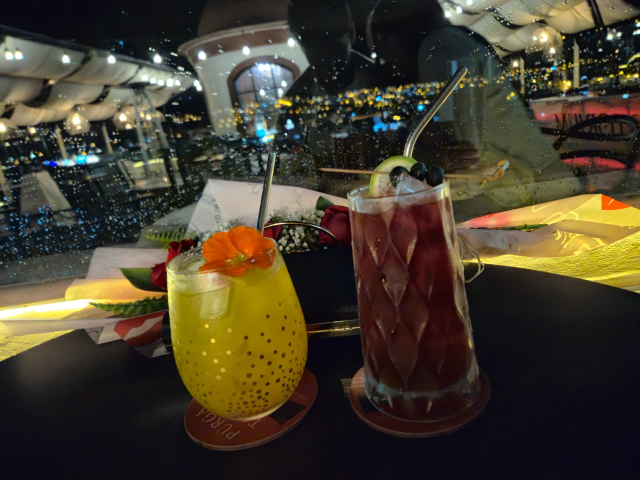
#> input picture colores.jpeg, 1280 x 960 px, given in place of colores.jpg, which was not available (shown at 1/2 size)
$ jupyter execute --allow-errors maita-barrientos-isabel-cintia.ipynb   (text cells are left out)
#> lines starting #> are read from the running program, lines starting #| are printed output that depends on the picture; after the words box and inside, x2 and y2 are one past the last pixel; in counts of white or black regions, pixels touching at a corner belong together; pictures that were not available may be replaced by others from this repository, and a replacement may not be noted
[cell 1]
import cv2
import numpy as np
import matplotlib.pyplot as plt

imgbgr = cv2.imread('rosa.png')
#> (the rest of this cell did not finish here and is left out)

[cell 2]
import cv2
import numpy as np
import matplotlib.pyplot as plt


img_bgr = cv2.imread('imagen1.jpg')
#> (the rest of this cell did not finish here and is left out)

[cell 3]
import cv2
import numpy as np
import matplotlib.pyplot as plt
from skimage import measure

img_bgr = cv2.imread('Elementos.jpg')
#> (the rest of this cell did not finish here and is left out)

[cell 4]
import cv2
import numpy as np
import matplotlib.pyplot as plt
from skimage import measure

colores = {
    'RED':    [(np.array([0,  100, 50]), np.array([10, 255, 255])),
               (np.array([160,100, 50]), np.array([180,255,255]))],
    'ORANGE': [(np.array([11, 100, 50]), np.array([25, 255, 255]))],
    'YELLOW': [(np.array([26, 100, 50]), np.array([34, 255, 255]))],
    'GREEN':  [(np.array([35,  60, 50]), np.array([85, 255, 255]))],
    'BLUE':   [(np.array([86,  60, 50]), np.array([130,255,255]))],
}

img_bgr = cv2.imread('colores.jpg')
#> img_bgr is the input picture: shape (960, 1280, 3); mean B, G, R 45.3, 61.9, 69.9
img_rgb = cv2.cvtColor(img_bgr, cv2.COLOR_BGR2RGB)
img_hsv = cv2.cvtColor(img_bgr, cv2.COLOR_BGR2HSV)
#> img_hsv: shape (960, 1280, 3); mean H, S, V 65.4, 103.3, 74.3

# mascara limpia y conteo
def mascara_color(hsv, rangos):
    m = np.zeros(hsv.shape[:2], dtype=np.uint8)
    for (lo, hi) in rangos:
        m = cv2.bitwise_or(m, cv2.inRange(hsv, lo, hi))
    kernel = cv2.getStructuringElement(cv2.MORPH_ELLIPSE, (5,5))
    m = cv2.morphologyEx(m, cv2.MORPH_CLOSE, kernel, iterations=2)
    m = cv2.morphologyEx(m, cv2.MORPH_OPEN,  kernel, iterations=1)
    return m

def contar_contornos(mascara, area_min=200):
    cnts, _ = cv2.findContours(mascara, cv2.RETR_EXTERNAL, cv2.CHAIN_APPROX_SIMPLE)
    return [c for c in cnts if cv2.contourArea(c) > area_min]

#  Procesar cada color
resultados = {}
for nombre, rangos in colores.items():
    masc  = mascara_color(img_hsv, rangos)
    cnts  = contar_contornos(masc)
    # recortamos colores usando la mascara
    region = cv2.bitwise_and(img_rgb, img_rgb, mask=masc)
    resultados[nombre] = {'contornos': cnts, 'region': region, 'count': len(cnts)}
    print(f'{nombre}: {len(cnts)} objetos')
#> this loop made 5 passes
#| RED: 15 objetos
#| ORANGE: 39 objetos
#| YELLOW: 26 objetos
#| GREEN: 13 objetos
#| BLUE: 16 objetos
#> pass 1, `masc  = mascara_color(img_hsv, rangos)`:
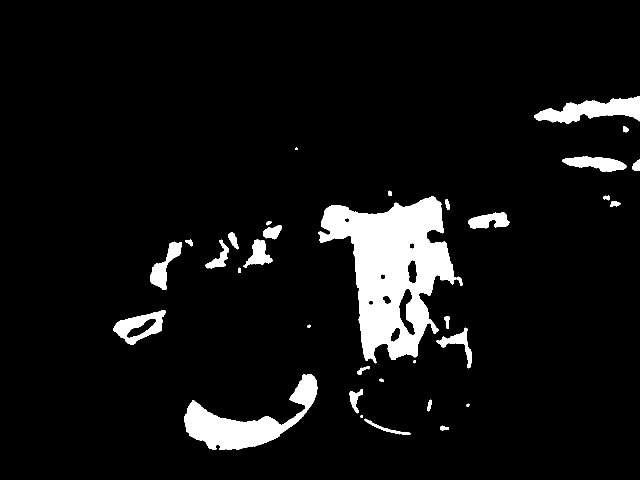
#> masc: shape (960, 1280) (shown at 1/2 size); 6.9% white; 34 white regions, largest, box (x1, y1, x2, y2) and area: (637, 393, 912, 727) 47134, (369, 748, 635, 900) 13939, (1068, 192, 1280, 248) 6149
#> pass 1, `region = cv2.bitwise_and(img_rgb, img_rgb, mask=masc)`:
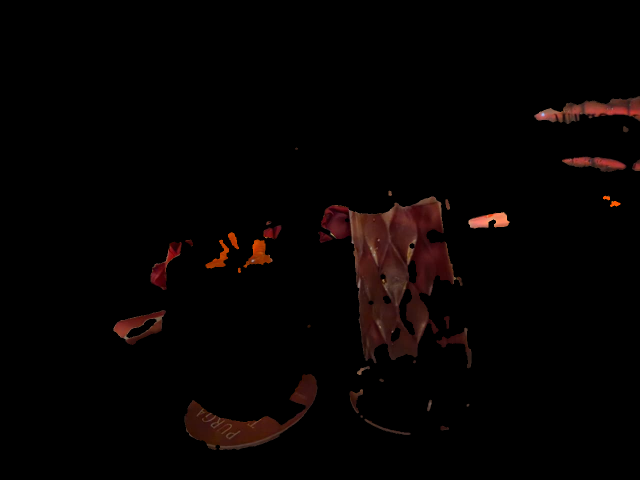
#> region: shape (960, 1280, 3) (shown at 1/2 size); mean R, G, B 5.7, 2.4, 1.8
#> pass 2, `masc  = mascara_color(img_hsv, rangos)`:
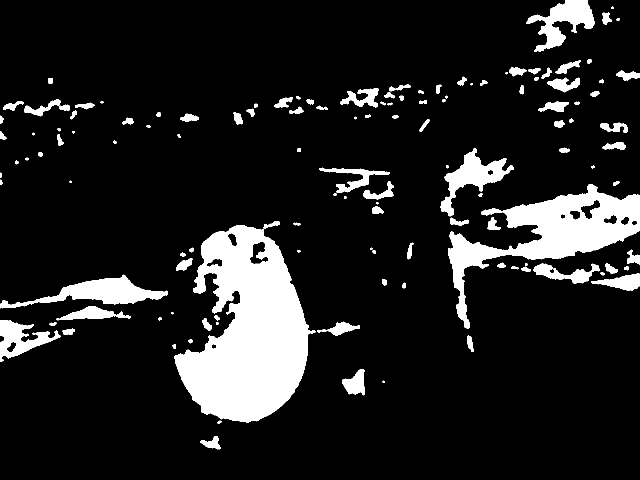
#> masc: shape (960, 1280) (shown at 1/2 size); 12.4% white; 136 white regions (8 under 20 px), largest, box (x1, y1, x2, y2) and area: (349, 450, 631, 846) 66577, (896, 368, 1280, 658) 30949, (0, 549, 336, 617) 8051
#> pass 2, `region = cv2.bitwise_and(img_rgb, img_rgb, mask=masc)`:
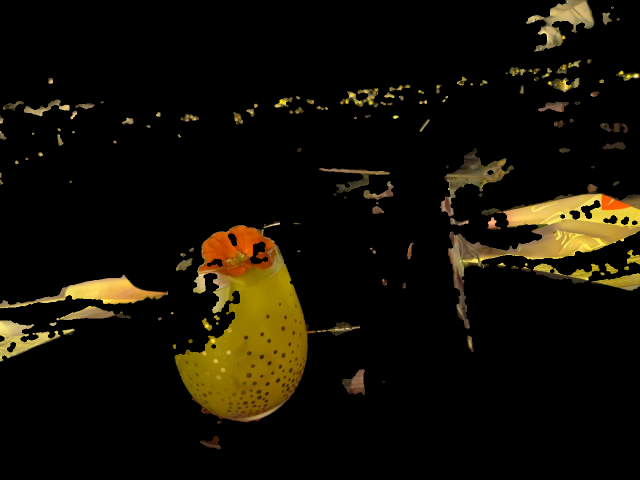
#> region: shape (960, 1280, 3) (shown at 1/2 size); mean R, G, B 19.1, 15.1, 5.1
#> after the loop:
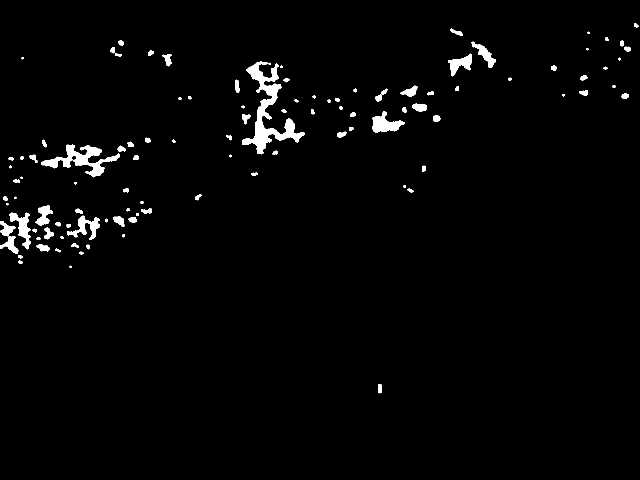
#> masc: shape (960, 1280) (shown at 1/2 size); 2% white; 109 white regions (8 under 20 px), largest, box (x1, y1, x2, y2) and area: (484, 123, 609, 309) 5943, (83, 289, 240, 355) 3251, (745, 222, 810, 266) 1421
#> after the loop, resultados = 5 items

# columnas verticales
n_cols = len(colores) + 1          # original + una por color
fig, axes = plt.subplots(1, n_cols, figsize=(4 * n_cols, 6))

# mantenemos imagen original a la izquierda
axes[0].imshow(img_rgb)
axes[0].set_title('Original Image', fontsize=11, fontweight='bold')
axes[0].axis('off')

color_label_colors = {
    'RED': 'red', 'ORANGE': 'darkorange', 'YELLOW': 'goldenrod',
    'GREEN': 'green', 'BLUE': 'blue'
}

for idx, (nombre, datos) in enumerate(resultados.items(), start=1):
    ax = axes[idx]
    ax.imshow(datos['region'])
    ax.set_title(
        f"{nombre}\n{nombre.capitalize()} objects:{datos['count']}",
        fontsize=10,
        color=color_label_colors[nombre],
        fontweight='bold'
    )
    ax.axis('off')
#> this loop made 5 passes
#> nombre on passes 1 to 5: 'RED', 'ORANGE', 'YELLOW', 'GREEN', 'BLUE'

plt.suptitle('Conteo de elementos por color', fontsize=13, fontweight='bold', y=1.02)
plt.tight_layout()
plt.savefig('resultado_ejercicio4.png', dpi=150, bbox_inches='tight')
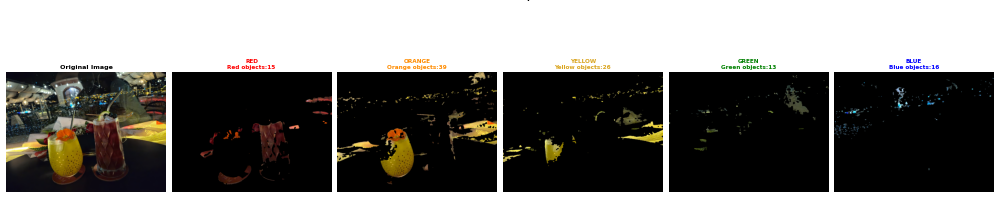
#> figure drawn by matplotlib, 6 panels
plt.show()
